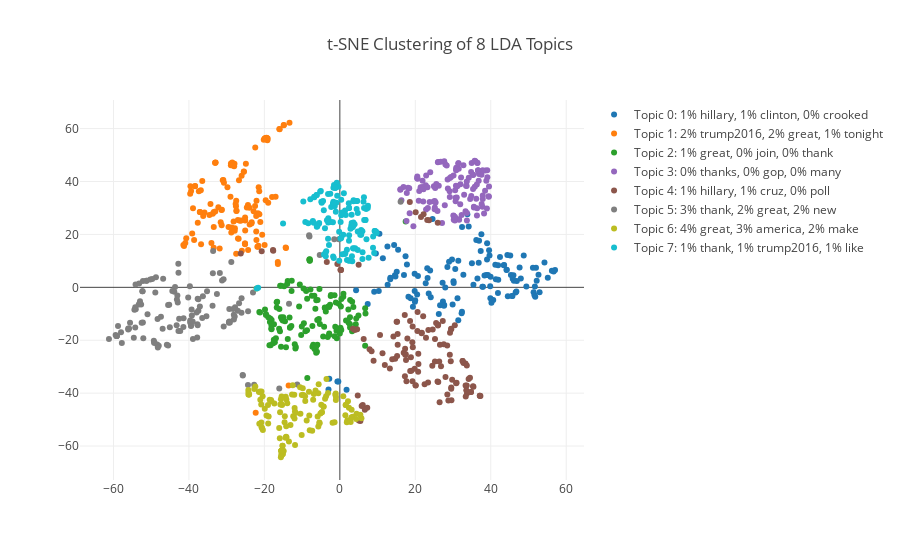

Notebook code for this chart:
### Code cell
# 创建色彩映射
n = nTopics
cmap = get_cmap('tab10')
colors = [rgb2hex(cmap(color)) for color in np.arange(0, 1.000001, 1/(n-1))]

# 获取关键词
topWords = getTopWords(3, ldaKeys, vectorizedText, countVectorizer)

# 生成散点图
data = []
# 迭代每个主题
for topic in range(nTopics):
    mask = ldaKeys==topic
    sample_mask = np.zeros(mask.sum()).astype(bool)
    sample_mask[:int(1000/nTopics)] = True
    np.random.shuffle(sample_mask)
    
    scatter = go.Scatter(x = tsneModelVectors[mask,0][sample_mask],
                         y = tsneModelVectors[mask,1][sample_mask],
                         name = 'Topic {}: {}'.format(topic, topWords[topic]),
                         mode = 'markers',
                         text = df[mask]['Tweet_Text'][sample_mask],
                         marker = dict(color = colors[topic]))
    data.append(scatter)

layout = go.Layout(title = 't-SNE Clustering of {} LDA Topics'.format(nTopics),
                   showlegend=True,
                   hovermode = 'closest')

fig = go.Figure(data=data, layout=layout)
iplot(fig)
